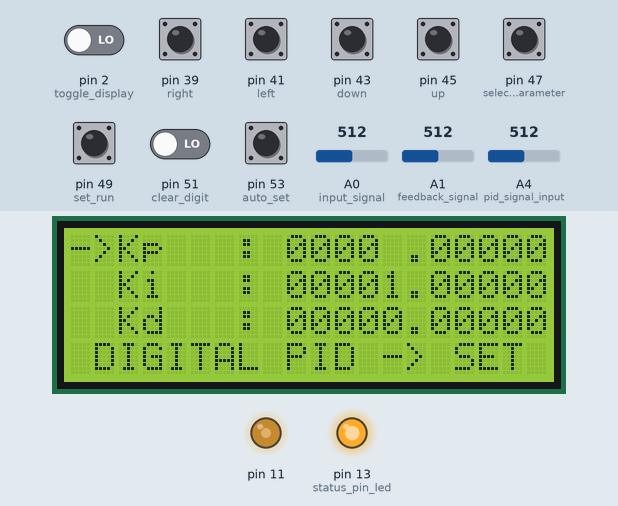
A sketch run on a simulated Arduino Mega 2560, built with avr-gcc and run on an emulated ATmega2560. On the bench: 20×4 character LCD, output pins drawn as LEDs (lit = HIGH). Inputs (shaded band) come from the test bench; at power-on: pin 2 (toggle_display), pin 39 (right), pin 41 (left), pin 43 (down), pin 45 (up), pin 47 (select_parameter), pin 49 (set_run), pin 51 (clear_digit), pin 53 (auto_set) LOW, A0 (input_signal) = 512, A1 (feedback_signal) = 512, A4 (pid_signal_input) = 512. What the sketch prints to the serial monitor is not drawn.

Above: at 1.4 s.
1.5 s: pin 49 (set_run) pulled HIGH for 0.15 s
At 2.1 s:
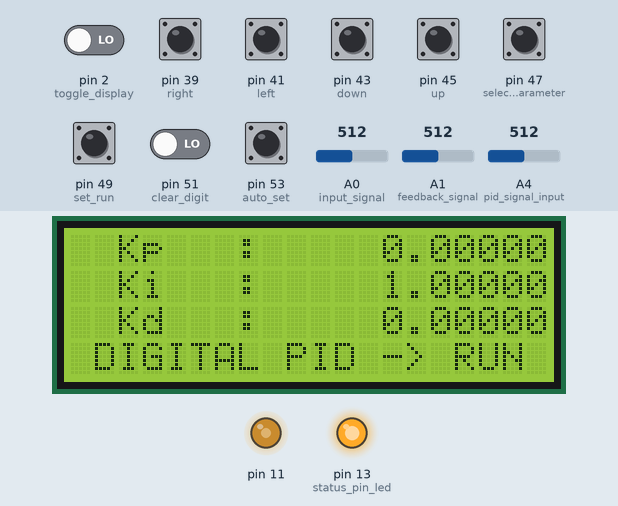
2.2 s: pin 2 (toggle_display) driven HIGH
At 3.07 s:
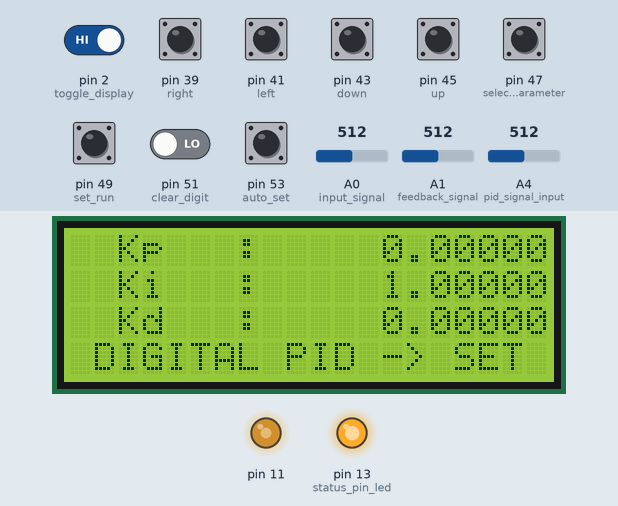
4.1 s: pin 49 (set_run) pulled HIGH for 0.15 s
At 4.76 s:
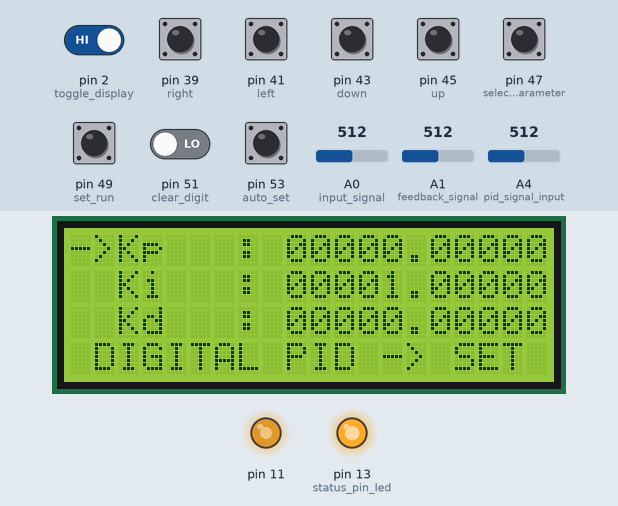
4.8 s: pin 39 (right) pulled HIGH for 0.15 s
At 5.4 s:
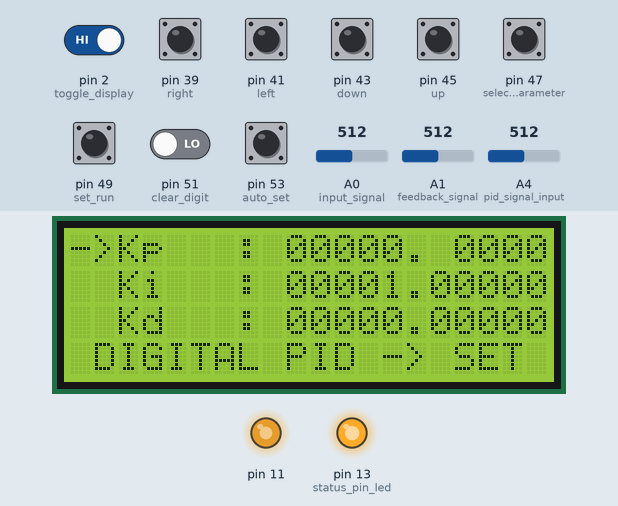
5.5 s: pin 43 (down) pulled HIGH for 0.15 s
6.2 s: pin 41 (left) pulled HIGH for 0.15 s
At 7.36 s:
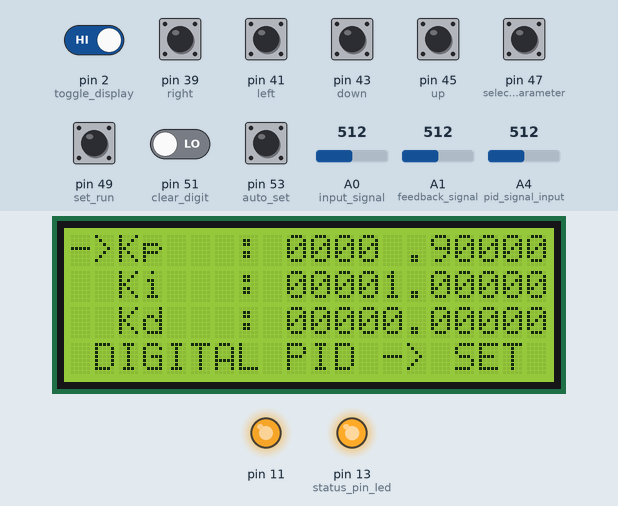
Timing chart, 0 to 7.9 s (numbered marks = the images above; inputs shaded):
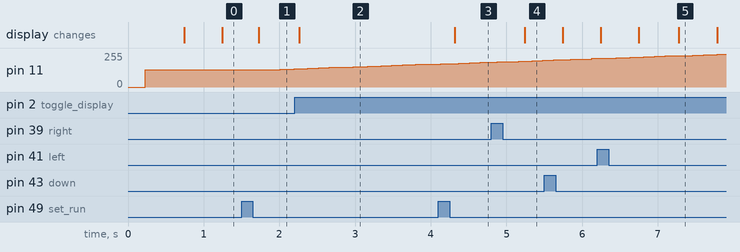

The sketch:

Master.ino
```cpp
#include <Wire.h>
#include <LiquidCrystal_I2C.h>
#include <Arduino.h>
#include "stdlib.h"
#include <PWM.h>
int32_t frequency = 100000;

LiquidCrystal_I2C lcd(0x27, 20, 4);

class Line {
  public:
    String line;
    int cursor_position;
    int decimal_position;
    int lower_limit;
    int upper_limit;
    bool enable;
    char numeric_array_intermediate[10] = {'0', '1', '2', '3', '4', '5', '6','7', '8', '9'};
    char numeric_array_begin[10] = {' ', '1', '2', '3', '4', '5', '6','7', '8', '9'};
    long unsigned int most_significant_number = 4;

    void initialize_line(String init_line) {
      line = init_line;
      cursor_position = 13;

      decimal_position = 14;
      lower_limit = 9;
      upper_limit = 19;
    }

    void select_line() {
      line[0] = '-';
      line[1] = '>';
    }

    void deselect_line() {
      line[0] = ' ';
      line[1] = ' ';
    }

    void clear_number() {
      for(int sub_char = lower_limit; sub_char <= upper_limit; sub_char++)
      {
        if (sub_char != decimal_position) {
          line[sub_char] = '0';
        }
      }
    }

    int get_cursor_position() {
      return cursor_position;
    }

    void move_cursor_right() {
      cursor_position = ((cursor_position + 3) % 11) + 9;
      if (cursor_position == decimal_position) {
        cursor_position++;
      }
    }

    void move_cursor_left() {
      cursor_position = ((cursor_position + 1) % 11) + 9;
      if (cursor_position == decimal_position) {
        cursor_position--;
      }
    }

    void increment_digit() {
      int old_digit = line[cursor_position] - '0';
      line[cursor_position] = numeric_array_intermediate[(old_digit + 1) % 10];
    }

    void decrement_digit() {
      int old_digit = line[cursor_position] - '0';
      line[cursor_position] = numeric_array_intermediate[(old_digit + 9) % 10];
    }

    void encode_string() {
      for(int sub_char = lower_limit; sub_char < decimal_position - 1; sub_char++)
      {
        if (line[sub_char] == ' ')
        {
          line[sub_char] = '0';
        }
      }
    }

    void decode_string() {
      for(int sub_char = lower_limit; sub_char < decimal_position - 1; sub_char++)
      {
        if (line[sub_char] == '0')
        {
          line[sub_char] = ' ';
        }
        else {
          break;
        }
      }
    }

    double get_parameter_value () {
//      String parameter_string_before_decimal = line.substring(lower_limit, decimal_position);
//      String parameter_string_after_decimal = line.substring(decimal_position + 1, upper_limit + 1);
//      // return parameter_string.toFloat();
//      Serial.println(parameter_string_before_decimal);
//      Serial.println(parameter_string_after_decimal);
//      double parameter_value = atoi(parameter_string_before_decimal.c_str()) + 0.00001*atoi(parameter_string_after_decimal.c_str());
//        return parameter_value;

      return atof(line.substring(9,19).c_str());
    }
};

// LCD Parameters
// String line3    = " V WARN SET MAN PID ";
String setPointString = "SET POINT  =       V";
String feedbackString = "FEED BACK  =       V";
String line3    = " DIGITAL PID -> RUN ";
// String line3    = " V WARN SET MAN PID ";
// String line3 = "  SET RUN AUTO PID  ";
String modifiedLine = "";
unsigned long startTime = 0;
bool visited[4] = {false};
int lineNum = 0;
int index = 0;
int presentState = 0;
// String line = "";
int current_line = 0;
bool run_status = 0;

// Keypad Parameters
const int right = 39;
const int left = 41;
const int down = 43;
const int up = 45;
const int select_parameter = 47;
const int set_run = 49;
const int clear_digit = 51;
const int auto_set = 53;

// Voltage Measurement
const int input_signal = A0;
const int feedback_signal = A1;
const int toggle_display = 2;
float input_signal_value;
String input_signal_MSB;
String input_signal_LSB;
float feedback_signal_value;
String feedback_signal_MSB;
String feedback_signal_LSB;

int previous_input[8];
int current_input[8] = {0};
int button_press[8] = {0};

int button;
int button_pins[8] = {right, left, down, up, select_parameter, set_run, clear_digit, auto_set};

bool latch_status = false;
int latch_button = -1;

Line line[3];

// Difference Equation
const int pwm_output = 11;
const int pid_signal_input = A4;
const int status_pin_led = 13;
unsigned long startSamplingTime = 0;
unsigned long boundaryTime = 0;
int val = 0;
float x = 0;

const float V_level = 5.2;
// const float Ts = 0.000125;
const float Ts = 0.0002;
const int N = 100;
float P = 0;
float I = 0;
float D = 0;

float y1_new = 0;
float y1_old = 0;
float y2_new = 0;
float y2_old = 0;
float y3_new = 0;
float y3_old = 0;
float x_new = 0;
float x_old = 0;
float y_new = 0;
float y_old = 0;
float duty_cycle_new = 0;
float duty_cycle_old = 0;
float pid_output = 0;
float duty_cycle = 0;

void setup()
{

  line[0].initialize_line("  Kp   : 00000.00000");
  line[1].initialize_line("  Ki   : 00001.00000");
  line[2].initialize_line("  Kd   : 00000.00000");
  // line[1].initialize_line("  Ti(s): 12345.06789");
  // line[2].initialize_line("  Td(s): 12345.06789");
  line[0].select_line();
  lcd.init();
  lcd.init();
  lcd.backlight();

  lcd.setCursor(0, 0);
  lcd.print(line[0].line);
  lcd.setCursor(0, 1);
  lcd.print(line[1].line);
  lcd.setCursor(0, 2);
  lcd.print(line[2].line);
  lcd.setCursor(0, 3);
  lcd.print(line3);

  pinMode(right, INPUT);
  pinMode(left, INPUT);
  pinMode(down, INPUT);
  pinMode(up, INPUT);
  pinMode(select_parameter, INPUT);
  pinMode(set_run, INPUT);
  pinMode(clear_digit, INPUT);
  pinMode(auto_set, INPUT);

  pinMode(input_signal, INPUT);
  pinMode(toggle_display, INPUT);

  InitTimersSafe();
  bool success = SetPinFrequencySafe(pwm_output, frequency);
  if (success) {
    pinMode(status_pin_led, OUTPUT);
    digitalWrite(status_pin_led, HIGH);
  }

  pinMode(pid_signal_input, INPUT);

  startSamplingTime = micros();
  boundaryTime = millis();

  Serial.begin(115200);
}

void loop()
{
  for (button = 0; button < 8; button++)
  {
    current_input[button] = digitalRead(button_pins[button]);
  }

  for (button = 0; button < 8; button++)
  {
    if (previous_input[button] - current_input[button] == -1 && !latch_status)
    {
      latch_status = true;
      latch_button = button;
    }

    if (latch_status)
    {
      if (button == latch_button)
      {
        button_press[button] = previous_input[button] - current_input[button];
      }
      else
      {
        button_press[button] = 0;
      }

      if (button_press[button] == 1)
      {
        latch_status = false;
      }
    }
  }

  // Begin

  if (button_press[0] == 1)
  {
    // Serial.println("Button pressed = RIGHT");
    line[lineNum].move_cursor_right();
  }
  else if (button_press[1] == 1)
  {
    // Serial.println("Button pressed = LEFT");
    line[lineNum].move_cursor_left();
  }
  else if (button_press[2] == 1)
  {
    // Serial.println("Button pressed = DOWN");
    if (!run_status)
    {
      line[lineNum].decrement_digit();
    }
  }
  else if (button_press[3] == 1)
  {
    // Serial.println("Button pressed = UP");
    if (!run_status)
    {
      line[lineNum].increment_digit();
    }
  }
  else if (button_press[4] == 1)
  {
    // Serial.println("Button pressed = SELECT");
    if (!run_status)
    {
      line[lineNum].deselect_line();
      lcd.setCursor(0, lineNum);
      lcd.print(line[lineNum].line);

      visited[lineNum] = false;
      lineNum = (lineNum + 1) % 3;
      line[lineNum].select_line();

      // Serial.println("LINE NUMBER = " + lineNum);
      // Serial.println(line[lineNum].line);
    }
  }
  else if (button_press[5] == 1)
  {
    // Serial.println("Button pressed = SET/RUN");
    run_status = 1 - run_status;
    // Serial.println(run_status);
    if (!run_status)
    {
      line[lineNum].select_line();
      line[0].encode_string();
      line[1].encode_string();
      line[2].encode_string();

      lcd.setCursor(0, 0);
      lcd.print(line[0].line);
      lcd.setCursor(0, 1);
      lcd.print(line[1].line);
      lcd.setCursor(0, 2);
      lcd.print(line[2].line);

      P = 2*line[0].get_parameter_value();
      I = 22*line[1].get_parameter_value();
      D = 2.8*line[2].get_parameter_value();
    }
    else
    {
      line[lineNum].deselect_line();
      line[0].decode_string();
      line[1].decode_string();
      line[2].decode_string();

      lcd.setCursor(0, 0);
      lcd.print(line[0].line);
      lcd.setCursor(0, 1);
      lcd.print(line[1].line);
      lcd.setCursor(0, 2);
      lcd.print(line[2].line);
      lcd.setCursor(0,3);
      lcd.print(" DIGITAL PID -> RUN ");

      // Serial.println(line[0].get_parameter_value(), 5);
      // Serial.println(line[1].get_parameter_value(), 5);
      // Serial.println(line[2].get_parameter_value(), 5);

      y1_new = 0;
      y1_old = 0;
      y2_new = 0;
      y2_old = 0;
      y3_new = 0;
      y3_old = 0;
      x_new = 0;
      x_old = 0;
      y_new = 0;
      y_old = 0;
      duty_cycle_new = 0;
      duty_cycle_old = 0;
      pid_output = 0;
      duty_cycle = 0;

      P = 2*line[0].get_parameter_value();
      I = 22*line[1].get_parameter_value();
      D = 2.8*line[2].get_parameter_value();
    }

  }
  else if (button_press[6] == 1)
  {
    // Serial.println("Button pressed = CLEAR");
    if (!run_status) {
      line[lineNum].clear_number();
    }
  }
  else if (button_press[7] == 1)
  {
    // Serial.println("Button pressed = AUTO");
  }

  if (!visited[lineNum] && !run_status)
  {
    visited[lineNum] = true;
    index = line[lineNum].cursor_position;
    modifiedLine = line[lineNum].line;
    modifiedLine[index] = ' ';
    presentState = 1;
    startTime = millis();
    lcd.setCursor(0, lineNum);
    lcd.print(' ');

    lcd.setCursor(0,3);
    lcd.print(" DIGITAL PID -> SET ");
  }

  if ( (millis() - startTime >= 500) )
  {
    index = line[lineNum].cursor_position;
    modifiedLine = line[lineNum].line;
    modifiedLine[index] = ' ';

    startTime = millis();
    presentState = 1 - presentState;
    if (presentState && !run_status)
    {
      lcd.setCursor(0, lineNum);
      lcd.print(modifiedLine);
      // Serial.println(modifiedLine);

      lcd.setCursor(0,3);
      lcd.print(" DIGITAL PID -> SET ");
    }
    else
    {
      if ((digitalRead(toggle_display) == HIGH) || !run_status)
      {
        // Serial.println(1);
        lcd.setCursor(0, lineNum);
        lcd.print(line[lineNum].line);
        lcd.setCursor(0,3);
        lcd.print(" DIGITAL PID -> SET ");
        // Serial.println(line[lineNum].line);
      }
      else
      {
        // Serial.println(0);

      }
    }
  }

  // End

  memset(button_press, 0, sizeof(button_press));
  memcpy(previous_input, current_input, sizeof(current_input));


  input_signal_value = (analogRead(input_signal)*5.0)/1024.0;
  feedback_signal_value = (analogRead(feedback_signal)*5.0)/1024.0;
  // Serial.println(input_signal_value);
  if (round(input_signal_value) <= 10) {
    input_signal_MSB = " " + String(int(input_signal_value));
  }
  else {
    input_signal_MSB = String(int(input_signal_value));
  }
  input_signal_LSB = String(round(100*(input_signal_value - int(input_signal_value))));

//  Serial.println(digitalRead(toggle_display));
//  if (digitalRead(toggle_display) == HIGH && run_status) {
//      lcd.setCursor(0, 0);
//      lcd.print("SET POINT  = " + input_signal_MSB + "." + input_signal_LSB + " V");
//      lcd.setCursor(0, 1);
//      lcd.print("                    ");
//      lcd.setCursor(0, 2);
//      lcd.print(setPointString);
//      lcd.setCursor(0, 3);
//      lcd.print("                    ");
//  }
//  else if (digitalRead(toggle_display) == LOW && run_status) {
//      lcd.setCursor(0, 0);
//      lcd.print(line[0].line);
//      lcd.setCursor(0, 1);
//      lcd.print(line[1].line);
//      lcd.setCursor(0, 2);
//      lcd.print(line[2].line);
//      lcd.setCursor(0, 3);
//      lcd.print(line3);
//  }

  // DIFFERENCE EQUATION
  pid_output = y_new;
  duty_cycle_new = (y_new + 2)*64;
  duty_cycle_new = min(255, max(0, duty_cycle_new));
  pwmWrite(pwm_output, duty_cycle_new);

    Serial.print(x_new);
    Serial.print(" ");
    Serial.println(y_new);
//
//    Serial.print(P);
//    Serial.print(" ");
//    Serial.println(I);

  if (micros() - startSamplingTime >= 1000000*Ts) {
    // Serial.println(startSamplingTime);
    val = analogRead(pid_signal_input);
    //  [0.06 0.01 0.0001] for 25 Hz
    //  [0.01 50 0] for 20 Hz

    x_new = (float(val)/1024.0)*V_level - 2.47;
    y1_new = P*x_new;
    y2_new = min(2, max(-2, y2_old)) + x_new*I*Ts;
    y3_new = y3_old*(1 - N*Ts) + D*N*(x_new - x_old);
    y_new = y1_new + y2_new + y3_new;

    x_old = x_new;
    y1_old = y1_new;
    y2_old = y2_new;
    y3_old = y3_new;
    y_old = y_new;

    startSamplingTime = micros();
  }
}
```

Measured:
- after the input at 1.5 s, pin 11: 128/255 → 131/255 after 0.37 s, → 134/255 0.14 s later, → 137/255 0.19 s later; the display: changes after 0.23 s (image 1)
- after the input at 2.2 s, the display: changes after 0.06 s (image 2)
- after the input at 4.1 s, the display: changes after 0.22 s (image 3)
- after the input at 4.8 s, the display: changes after 0.44 s (image 4)
- after the input at 6.2 s, the display: first differs from a run without the input after 1.1 s (image 5)
- what the display in image 5 shows lasts 0.5 s, from 7.3 s to 7.8 s
